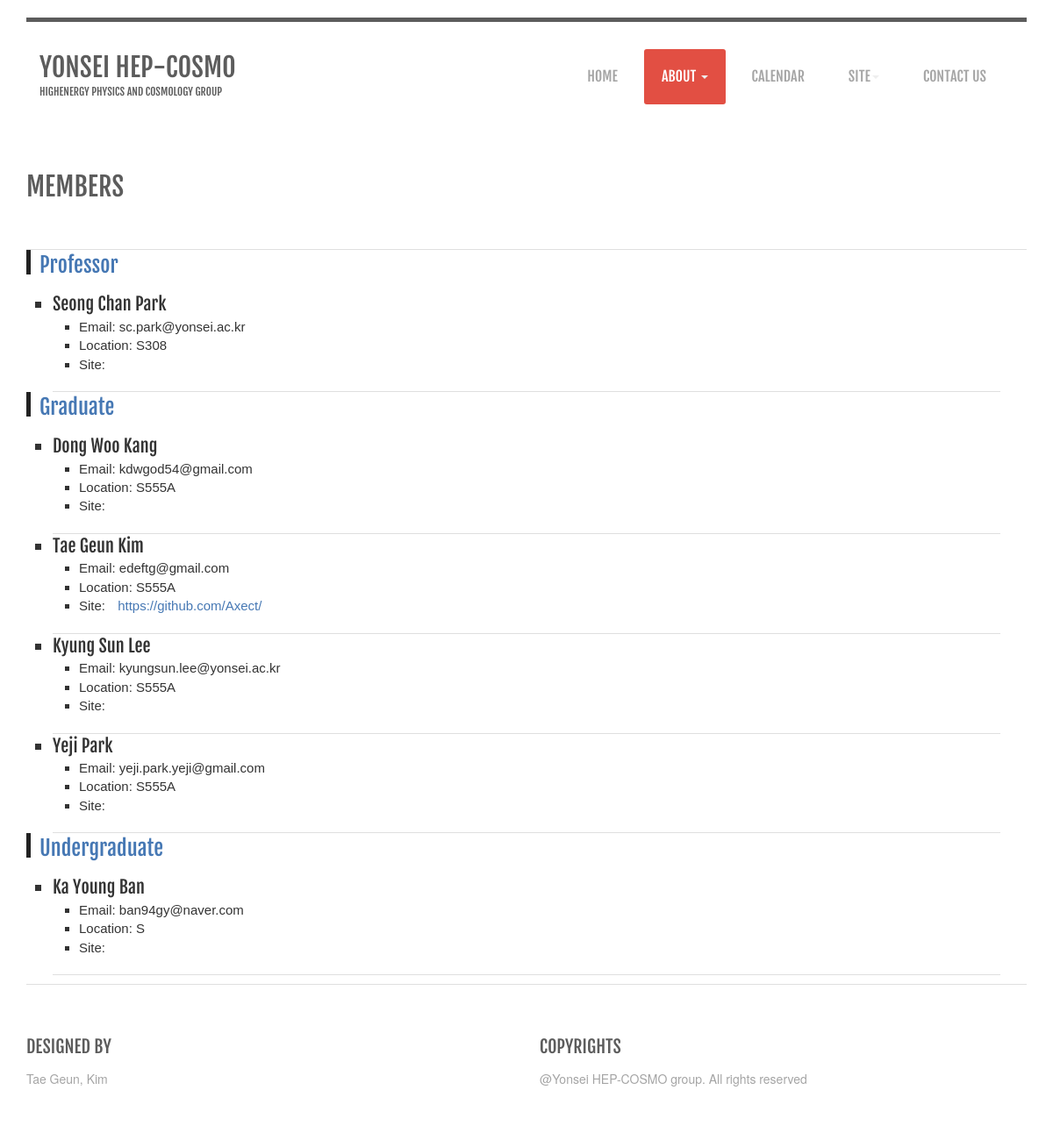
/members, run on the app's committed database.
### HEP_COSMO/models.py (models this page shows, shortened)
class People(models.Model):
    POSITION_CHOICES = (
        ('Undergraduate', 'Undergraduate'),
        ('Graduate', 'Graduate'),
        ('Post-Doc', 'Post-Doc'),
        ('Professor', 'Professor'),
        ('Research Professor', 'Research Professor'),
        ('Alumni', 'Alumni')
    )
    position = models.CharField(max_length=30, choices=POSITION_CHOICES)
    index = models.CharField(max_length=5)
    name = models.CharField(max_length=30)
    email = models.CharField(max_length=100)
    location = models.CharField(max_length=20)
    link = models.TextField(null=True, blank=True)
    img = models.TextField(null=True, blank=True)
    class Meta:
        verbose_name = 'People'
        verbose_name_plural = 'Peoples'

### HEP_COSMO/views.py (the view)
# urls.py: url(r'^members', views.members, name='members'),
def members(request):
    persons = People.objects.order_by('index')
    temp = []
    for person in persons:
        temp.append(person.position)
    positions = []
    [positions.append(position) for position in temp if position not in positions]
    return render(request, 'HEP/members.html', {'persons': persons, 'positions': positions})

### HEP_COSMO/templates/HEP/members.html (shortened to what this page needs)
﻿{% load staticfiles %}
<html lang="en">
<head>
    <link href="{% static 'css/bootstrap.css' %}" rel="stylesheet">
    <link href="{% static 'css/image-effects.css' %}" rel="stylesheet">
    <link href="{% static 'css/custom-styles.css' %}" rel="stylesheet">
    <link href="{% static 'css/font-awesome.css' %}" rel="stylesheet">
    <link href="{% static 'css/font-awesome-ie7.css' %}" rel="stylesheet">
</head>
<body>
<div class="container">
    <div class="row">
        <div class="site-header spacing-t">
            <div class="col-md-3 ">
                <div class="site-name spacing-b">
                    <h1> Yonsei HEP-COSMO</h1>
                    <h6>Highenergy Physics and Cosmology Group</h6>
                </div>
            </div>
            <div class="col-md-9">
                <nav class="navbar pull-right " role="navigation">
                    <div class="collapse navbar-collapse" id="bs-example-navbar-collapse-1">
                        <ul class="nav navbar-nav">
                            <li><a href="index.html">Home</a></li>
                            <li class="dropdown active">
                                <a href="#" class="dropdown-toggle active" data-toggle="dropdown">About <b class="caret"></b></a>
                            </li>
                            <li><a href="calendar.html">Calendar</a></li>
                            <li class="dropdown ">
                                <a href="#" class="dropdown-toggle active" data-toggle="dropdown">Site<b class="caret"></b></a>
                            </li>
                            <li><a href="contact.html">Contact Us</a></li>
                        </ul>
                    </div>
                </nav>
            </div>
        </div>
    </div>
</div>
<div class="container">
    <div class="main-title">
        <div class="row">
            <div class="col-sm-12 col-md-12">
                <h1>Members</h1>
            </div>
        </div>
    </div>
    <div class="ruler"></div>
</div>
<div class="container">
    <div class="row">
        <div class="col-sm-12 col-md-12">
            <div class="blist">
                <ul>
                    {% for diffpos in positions %}
                        <li><a href="#">{{ diffpos }}</a></li><br />
                        <div class="clist">
                            <ul>
                                {% for person in persons %}
                                    {% if person.position == diffpos %}
                                        <li>{{ person.name }}</li>
                                        <div class="dlist">
                                            <ul>
                                                <li>Email: {{ person.email }}</li>
                                                <li>Location: {{ person.location }}</li>
                                                <li>Site: <a href="{{ person.link }}", target="_blank">{{ person.link }}</a></li>
                                            </ul>
                                        </div><br />
                                        <div class="ruler"></div>
                                    {% endif %}
                                {% endfor %}
                            </ul>
                        </div>
                    {% endfor %}
                </ul>
            </div>
        </div>
    </div>
</div>
<div class="container">
    <div class="site-footer">
        <div class="row">
            <div class="col-sm-6 col-md-6">
                <div class="block">
                    <h2>Designed By</h2>
                    <a href="http://edeftg.dothome.co.kr">Tae Geun, Kim</a>
                </div>
            </div>
            <div class="col-sm-6 col-md-6">
                <div class="block">
                    <h2>copyrights</h2>
                    <a href="https://sites.google.com/site/yonseihepcosmo/" target="_blank">@Yonsei HEP-COSMO group. All rights reserved</a>
                </div>
            </div>
        </div>
    </div>
</div>
</body>
</html>

### HEP_COSMO/static/css/custom-styles.css (style rules this page uses)
body { background:#ffffff; }
h1, h2, h3, h4, h5, h6 { margin: 0;font-family: 'fjalla_oneregular'; color: #5c5c5c; text-transform: uppercase; padding-bottom: 15px; }
h1 { font-size: 30px; }
h2 { font-size: 20px; }
h6 { font-size: 12px; }
a { transition:all 1s; color: #a5a5a5; }
ul { padding-left: 0; list-style-position: inside; }
.blist ul { list-style:none; }
.blist ul li { font-family: 'fjalla_oneregular'; font-size: 24px; }
.blist ul li a { display: block; width: 100%; height: 28px; border-left: 5px solid #222; padding-left: 10px; text-decoration: none; color: rgb(70,120,180); }
.clist ul { list-style-type: square; padding-right: 30px; padding-left: 30px; margin-right: auto; margin-left: auto; }
.clist ul li { font-family: 'fjalla_oneregular'; font-size: 20px; }
.clist ul li a { border-style: none; list-style: none; font-size: 15px; }
.dlist ul { list-style-type: square; padding-right: 15px; padding-left: 30px; margin-right: auto; margin-left: auto; }
.dlist ul li { font-family: Arial, "Helvetica Neue", Helvetica, sans-serif; font-size: 15px; }
.dlist ul li a { display: inline; border-style: none; list-style: none; font-size: 15px; }
.spacing-t { padding-top: 30px; }
.spacing-b { padding-bottom: 30px; }
.ruler { height: 1px; background: #dfdfdf; }
.block { float:left; }
.main-title { padding: 40px 0; overflow: hidden; }
.site-header { border-top: 5px solid #5c5c5c; padding: 0px -15px !important; margin: 0 15px; }
.site-footer { overflow:hidden; padding: 60px 0; border-top: 1px solid #dfdfdf; }
.site-footer a { margin-right:30px; }
.site-name h1 { padding: 5px 0; }
.navbar-collapse { padding: 0; }
.navbar-nav > li { margin-right: 10px; font-family: 'fjalla_oneregular'; font-weight: normal; }
.navbar-nav > li a { font-size: 16px; text-transform: uppercase; color: #a5a5a5; padding: 20px; }
.navbar-nav > .active > a { background: #eee; color: #fff; background: #e24f43; border-radius: 3px; }
.navbar { margin-bottom: 0; }
.nav .caret { border-top-color: #eee; border-bottom-color: #eee; }

### data on the page
People: positions "Professor", name "Seong Chan Park", email "sc.park@yonsei.ac.kr", location "S308"
People: positions "Graduate", name "Dong Woo Kang", email "kdwgod54@gmail.com", location "S555A"
People: name "Tae Geun Kim", email "edeftg@gmail.com", location "S555A", link "https://github.com/Axect/"
People: name "Kyung Sun Lee", email "kyungsun.lee@yonsei.ac.kr", location "S555A"
People: name "Yeji Park", email "yeji.park.yeji@gmail.com", location "S555A"
People: positions "Undergraduate", name "Ka Young Ban", email "ban94gy@naver.com", location "S"
